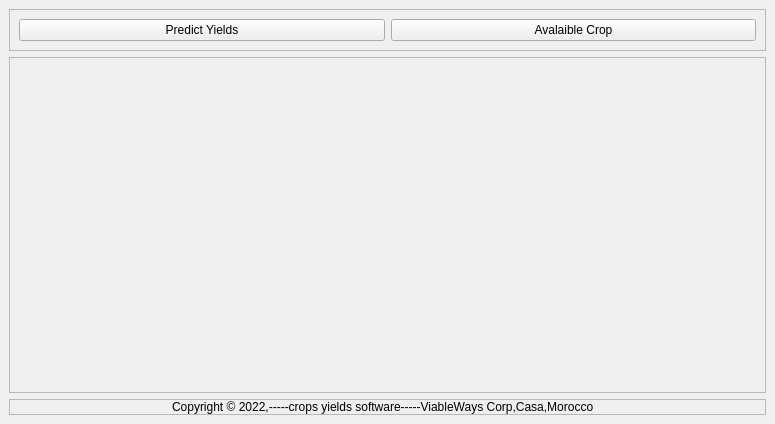
<?xml version="1.0" encoding="UTF-8"?>
<ui version="4.0">
 <class>MainWindow</class>
 <widget class="QMainWindow" name="MainWindow">
  <property name="geometry">
   <rect>
    <x>0</x>
    <y>0</y>
    <width>775</width>
    <height>424</height>
   </rect>
  </property>
  <property name="windowTitle">
   <string>Acceuil</string>
  </property>
  <widget class="QWidget" name="centralwidget">
   <layout class="QVBoxLayout" name="verticalLayout">
    <item>
     <widget class="QFrame" name="frame">
      <property name="frameShape">
       <enum>QFrame::StyledPanel</enum>
      </property>
      <property name="frameShadow">
       <enum>QFrame::Raised</enum>
      </property>
      <layout class="QHBoxLayout" name="horizontalLayout">
       <item>
        <widget class="QPushButton" name="predict_btn">
         <property name="text">
          <string>Predict Yields</string>
         </property>
        </widget>
       </item>
       <item>
        <widget class="QPushButton" name="available_crop">
         <property name="text">
          <string>Avalaible Crop</string>
         </property>
        </widget>
       </item>
      </layout>
     </widget>
    </item>
    <item>
     <widget class="QFrame" name="frame_2">
      <property name="sizePolicy">
       <sizepolicy hsizetype="Preferred" vsizetype="Expanding">
        <horstretch>0</horstretch>
        <verstretch>0</verstretch>
       </sizepolicy>
      </property>
      <property name="styleSheet">
       <string notr="true">image: url(:/image/images/Field-with-Crops.jpg);</string>
      </property>
      <property name="frameShape">
       <enum>QFrame::StyledPanel</enum>
      </property>
      <property name="frameShadow">
       <enum>QFrame::Raised</enum>
      </property>
     </widget>
    </item>
    <item>
     <widget class="QFrame" name="frame_3">
      <property name="styleSheet">
       <string notr="true">font: 9pt &quot;Ubuntu&quot;;</string>
      </property>
      <property name="frameShape">
       <enum>QFrame::StyledPanel</enum>
      </property>
      <property name="frameShadow">
       <enum>QFrame::Raised</enum>
      </property>
      <layout class="QHBoxLayout" name="horizontalLayout_2">
       <property name="spacing">
        <number>0</number>
       </property>
       <property name="leftMargin">
        <number>0</number>
       </property>
       <property name="topMargin">
        <number>0</number>
       </property>
       <property name="bottomMargin">
        <number>0</number>
       </property>
       <item alignment="Qt::AlignHCenter">
        <widget class="QLabel" name="label">
         <property name="text">
          <string>Copyright © 2022,-----crops yields software-----ViableWays Corp,Casa,Morocco</string>
         </property>
        </widget>
       </item>
      </layout>
     </widget>
    </item>
   </layout>
  </widget>
 </widget>
 <resources>
  <include location="../ressource.qrc"/>
 </resources>
 <connections/>
</ui>
